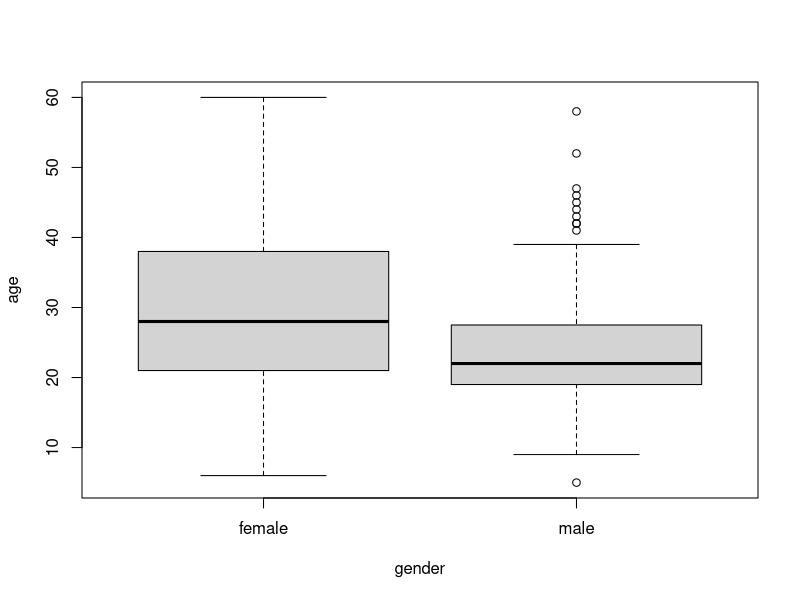

This figure's R source:
library(HSAUR3)


### Name: schizophrenia
### Title: Age of Onset of Schizophrenia Data
### Aliases: schizophrenia
### Keywords: datasets

### ** Examples


  data("schizophrenia", package = "HSAUR3")
  boxplot(age ~ gender, data = schizophrenia)
